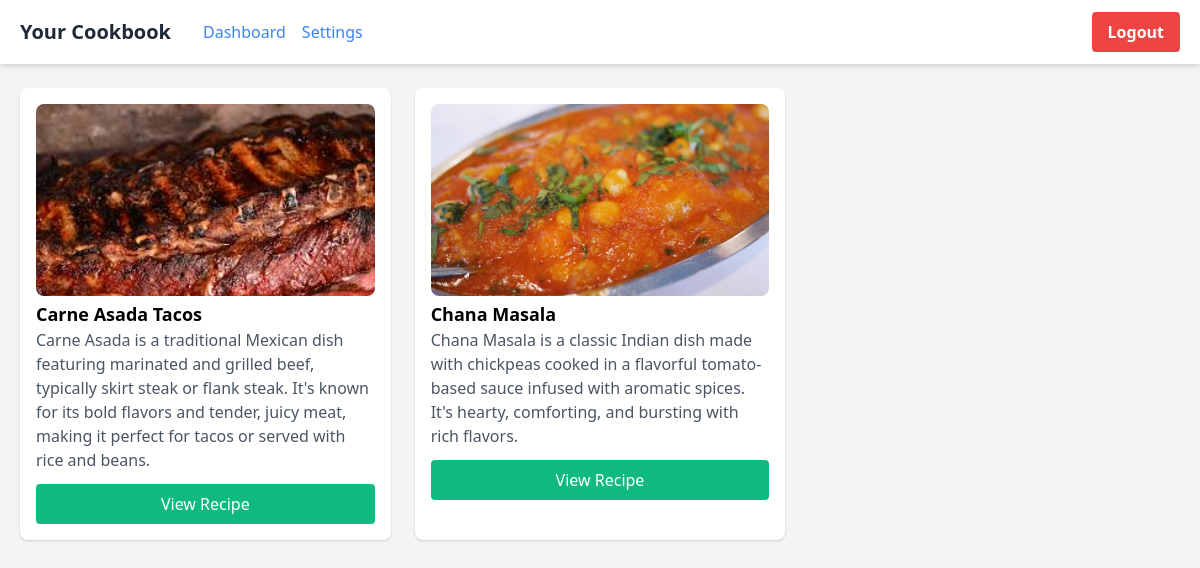
Page /cookbook (signed in) on the committed database.
### tables this page shows
CREATE TABLE recipe (
    recipe_id INTEGER PRIMARY KEY AUTOINCREMENT,
    recipe_name TEXT UNIQUE,
    Cuisine_ID TEXT,
    UserID INTEGER,
    recipe_description TEXT,
    prep_time INTEGER,  
    cook_time INTEGER,  
    recipe_image TEXT,  
    instructions TEXT,
    FOREIGN KEY(Cuisine_ID) REFERENCES cuisine(Cuisine_ID) ON DELETE SET NULL,
    FOREIGN KEY(UserID) REFERENCES account(id) ON DELETE CASCADE
);

### app.py (the view)
@app.route('/cookbook')
def cookbook():
    if 'user_id' not in session:
        return redirect(url_for('login'))
    user_id = session['user_id']
    conn = get_db_connection()
    try:
        recipes = conn.execute('''
            SELECT r.* FROM recipe r
            WHERE r.UserID = ?
            UNION
            SELECT r.* FROM recipe r
            JOIN contains fr ON REPLACE(fr.recipe_name, '-', ' ') = r.recipe_name
            JOIN cookbook c ON fr.CookBook_ID = c.CookBook_ID
            WHERE c.CookBook_ID = ?
        ''', (user_id, user_id)).fetchall()
    finally:
        conn.close()
    return render_template('cookbook.html', recipes=recipes)

### app.py (called while the page is built)
def get_db_connection():
    conn = sqlite3.connect(DATABASE)
    conn.row_factory = sqlite3.Row
    return conn

### templates/cookbook.html (shortened to what this page needs)
<!DOCTYPE html>
<html lang="en">
<head>
    <link href="https://cdn.jsdelivr.net/npm/tailwindcss@2.2.19/dist/tailwind.min.css" rel="stylesheet">
</head>
<body class="bg-gray-100">
    <div class="sticky top-0 bg-white shadow-md z-50">
        <div class="max-w-7xl mx-auto px-5 py-3 flex justify-between items-center">
            <div class="flex items-center space-x-8">
                <h1 class="text-xl font-semibold text-gray-800">Your Cookbook</h1>
                <nav class="flex space-x-4">
                    <a href="/dashboard" class="text-blue-500 hover:text-blue-700">Dashboard</a>
                    <a href="/settings" class="text-blue-500 hover:text-blue-700">Settings</a>
                </nav>
            </div>
            <div class="flex items-center space-x-2">
                <button onclick="location.href='/logout';" class="px-4 py-2 bg-red-500 text-white font-semibold rounded hover:bg-red-700 transition">Logout</button>
            </div>
        </div>
    </div>
    <div class="max-w-7xl mx-auto px-5 py-6">
        <div class="grid grid-cols-1 sm:grid-cols-2 lg:grid-cols-3 gap-6 recipes-container">
            {% for recipe in recipes %}
                <div class="bg-white rounded-lg shadow p-4 flex flex-col">
                    <div class="h-48 w-full overflow-hidden rounded-lg">
                        <img src="{{ recipe.recipe_image }}" alt="{{ recipe.recipe_name }}" class="w-full h-full object-cover">
                    </div>
                    <div class="flex justify-between items-center mt-1">
                        <h3 class="font-bold text-lg">{{ recipe.recipe_name }}</h3>
                    </div>
                    <p class="text-gray-600">{{ recipe.recipe_description }}</p>
                    <button onclick="location.href='/recipe/{{ recipe.recipe_name | replace(' ', '-') }}';" class="mt-3 px-4 py-2 bg-green-500 text-white rounded hover:bg-green-700 transition">View Recipe</button>
                </div>
            {% endfor %}
        </div>
    </div>
</body>
</html>

### rows in the picture
recipe: shows a picture, recipe_name "Carne Asada Tacos", recipe_description "Carne Asada is a traditional Mexican dish featuring marinated and grilled beef, typically skirt steak or flank steak. It's known for its bold flavors and tender, juicy meat, making it perfect for tacos or served with rice and beans."
recipe: shows a picture, recipe_name "Chana Masala", recipe_description "Chana Masala is a classic Indian dish made with chickpeas cooked in a flavorful tomato-based sauce infused with aromatic spices. It's hearty, comforting, and bursting with rich flavors."
